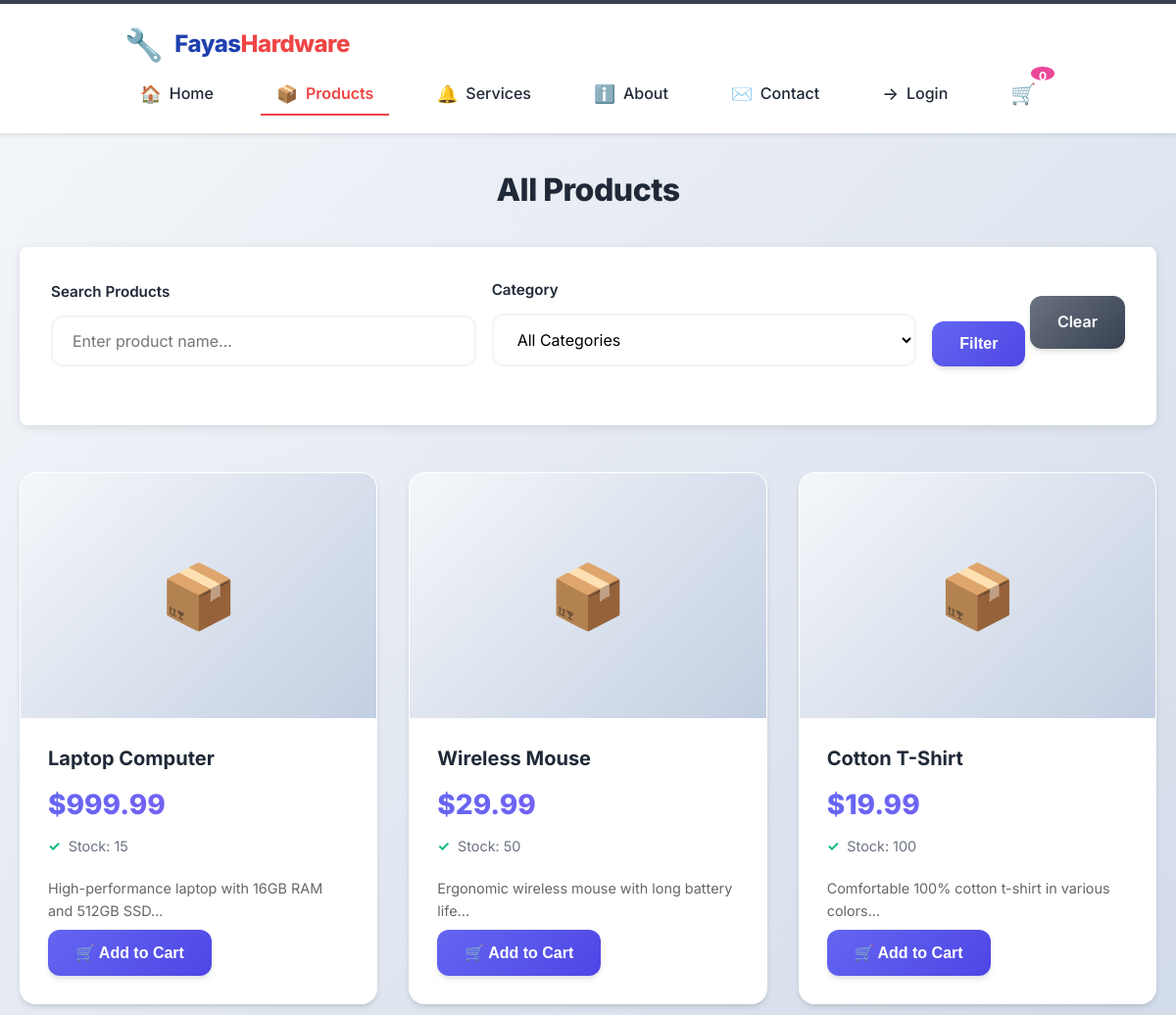
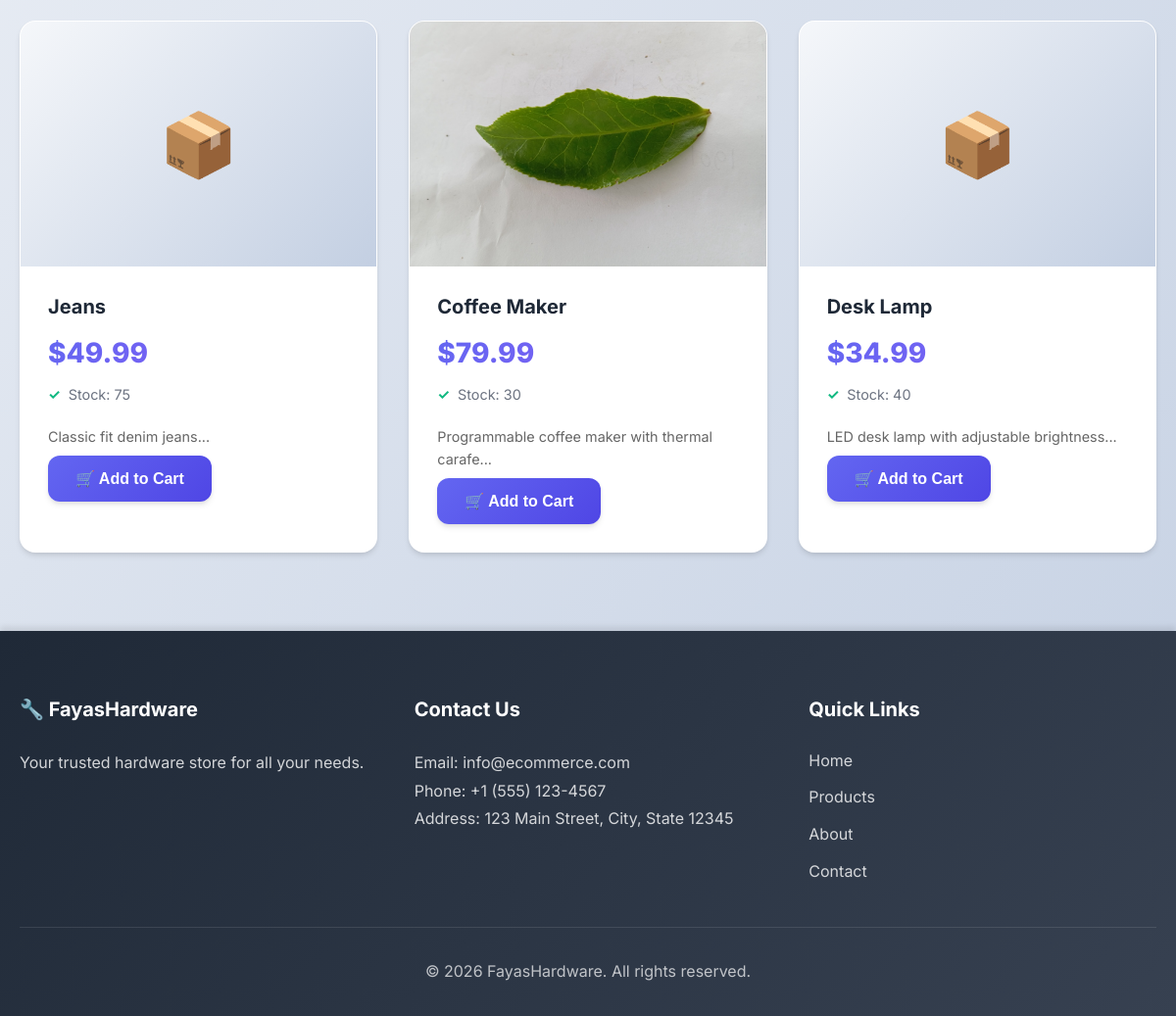
/products.php, run on the app's committed database (2 pictures, top to bottom).
### tables this page shows
CREATE TABLE IF NOT EXISTS products (
    id INT AUTO_INCREMENT PRIMARY KEY,
    name VARCHAR(200) NOT NULL,
    description TEXT,
    price DECIMAL(10, 2) NOT NULL,
    stock_quantity INT DEFAULT 0,
    image VARCHAR(255),
    supplier_id INT,
    category VARCHAR(50),
    featured TINYINT(1) DEFAULT 0,
    created_at TIMESTAMP DEFAULT CURRENT_TIMESTAMP,
    FOREIGN KEY (supplier_id) REFERENCES suppliers(id) ON DELETE SET NULL
);

### config/functions.php (called while the page is built, shortened)
<?php
function formatCurrency($amount) {
    return '$' . number_format($amount, 2);
}
function getAssetUrl($path) {
    $protocol = (isset($_SERVER['HTTPS']) && $_SERVER['HTTPS'] === 'on') ? 'https' : 'http';
    $host = $_SERVER['HTTP_HOST'];
    $scriptDir = dirname($_SERVER['SCRIPT_NAME']);
    $scriptDir = rtrim($scriptDir, '/');
    if ($scriptDir === '') {
        $scriptDir = '/';
    }
    if (strpos($path, 'uploads/') !== false || strpos($path, '../uploads/') !== false) {
        $path = str_replace('../uploads/', 'uploads/', $path);
        $pathParts = explode('/', $path);
        $filename = array_pop($pathParts);
        $encodedFilename = rawurlencode($filename);
        $encodedPath = (!empty($pathParts) ? implode('/', $pathParts) . '/' : '') . $encodedFilename;
        return $protocol . '://' . $host . $scriptDir . '/' . ltrim($encodedPath, '/');
    }
    $pathParts = explode('/', $path);
    $filename = array_pop($pathParts);
    $encodedFilename = rawurlencode($filename);
    $encodedPath = (!empty($pathParts) ? implode('/', $pathParts) . '/' : '') . $encodedFilename;
    return $protocol . '://' . $host . $scriptDir . '/assets/' . ltrim($encodedPath, '/');
}
?>

### config/session.php (called while the page is built, shortened)
<?php
function isCustomerLoggedIn() {
    return isset($_SESSION['customer_id']);
}
?>

### products.php (the view, shortened to what this page needs)
<?php
require_once 'config/session.php';
require_once 'config/functions.php';
$conn = getDBConnection();
$category = $_GET['category'] ?? 'all';
$search = $_GET['search'] ?? '';
$query = "SELECT * FROM products WHERE stock_quantity > 0";
$query .= " ORDER BY created_at DESC";
$stmt = $conn->prepare($query);
$stmt->execute();
$result = $stmt->get_result();
include 'includes/header.php';
?>
<div class="container">
    <h1 style="text-align: center; margin: 2rem 0;">All Products</h1>
    <div style="background: white; padding: 2rem; border-radius: 8px; margin-bottom: 2rem; box-shadow: 0 2px 10px rgba(0,0,0,0.1);">
        <form method="GET" action="products.php" style="display: flex; gap: 1rem; flex-wrap: wrap; align-items: end;">
            <div class="form-group" style="flex: 1; min-width: 200px;">
                <label>Search Products</label>
                <input type="text" name="search" placeholder="Enter product name..." value="<?php echo htmlspecialchars($search); ?>">
            </div>
            <div class="form-group" style="flex: 1; min-width: 200px;">
                <label>Category</label>
                <select name="category">
                    <option value="all" <?php echo $category === 'all' ? 'selected' : ''; ?>>All Categories</option>
                </select>
            </div>
            <div class="form-group">
                <button type="submit" class="btn btn-primary">Filter</button>
                <a href="products.php" class="btn btn-secondary">Clear</a>
            </div>
        </form>
    </div>
    <div class="products-grid">
        <?php if ($result->num_rows > 0): ?>
            <?php while ($product = $result->fetch_assoc()): ?>
                <div class="product-card" data-category="<?php echo htmlspecialchars($product['category']); ?>">
                    <div class="product-image">
                        <?php if (!empty($product['image'])): ?>
                            <img src="<?php echo getAssetUrl('uploads/' . htmlspecialchars($product['image'])); ?>" alt="<?php echo htmlspecialchars($product['name']); ?>" style="width: 100%; height: 100%; object-fit: cover;" onerror="this.style.display='none'; this.nextElementSibling.style.display='flex';">
                            <div style="width: 100%; height: 100%; display: none; align-items: center; justify-content: center; font-size: 4rem; background: linear-gradient(135deg, #f5f7fa 0%, #c3cfe2 100%);">
                                📦
                            </div>
                        <?php else: ?>
                            <div style="width: 100%; height: 100%; display: flex; align-items: center; justify-content: center; font-size: 4rem; background: linear-gradient(135deg, #f5f7fa 0%, #c3cfe2 100%);">
                                📦
                            </div>
                        <?php endif; ?>
                    </div>
                    <div class="product-info">
                        <div class="product-name"><?php echo htmlspecialchars($product['name']); ?></div>
                        <div class="product-price"><?php echo formatCurrency($product['price']); ?></div>
                        <div class="product-stock">Stock: <?php echo $product['stock_quantity']; ?></div>
                        <?php if (!empty($product['description'])): ?>
                            <p style="font-size: 0.9rem; color: #666; margin: 0.5rem 0;"><?php echo htmlspecialchars(substr($product['description'], 0, 100)) . '...'; ?></p>
                        <?php endif; ?>
                        <button class="btn btn-primary add-to-cart-btn" onclick="addToCart(<?php echo $product['id']; ?>, '<?php echo htmlspecialchars($product['name'], ENT_QUOTES); ?>', <?php echo $product['price']; ?>)" data-product-id="<?php echo $product['id']; ?>">
                            🛒 Add to Cart
                        </button>
                    </div>
                </div>
            <?php endwhile; ?>
        <?php else: ?>
            <p style="grid-column: 1 / -1; text-align: center; padding: 2rem;">No products found.</p>
        <?php endif; ?>
    </div>
</div>
<?php
include 'includes/footer.php';
?>

### includes/header.php (shortened to what this page needs)
<!DOCTYPE html>
<html lang="en">
<head>
    <?php require_once 'config/functions.php'; ?>
    <link rel="stylesheet" href="<?php echo getAssetUrl('css/style.css'); ?>">
</head>
<body>
    <header class="main-header">
        <nav class="navbar">
            <div class="container">
                <div class="nav-brand">
                    <a href="index.php" class="logo-link">
                        <span class="logo-icon">🔧</span>
                        <span class="logo-text">
                            <span class="logo-fayas">Fayas</span><span class="logo-hardware">Hardware</span>
                        </span>
                    </a>
                </div>
                <ul class="nav-menu">
                    <?php
                    $currentPage = basename($_SERVER['PHP_SELF']);
                    ?>
                    <li><a href="index.php" class="nav-link <?php echo $currentPage === 'index.php' ? 'active' : ''; ?>"><span class="nav-icon">🏠</span> Home</a></li>
                    <li><a href="products.php" class="nav-link <?php echo $currentPage === 'products.php' ? 'active' : ''; ?>"><span class="nav-icon">📦</span> Products</a></li>
                    <li><a href="services.php" class="nav-link <?php echo $currentPage === 'services.php' ? 'active' : ''; ?>"><span class="nav-icon">🔔</span> Services</a></li>
                    <li><a href="about.php" class="nav-link <?php echo $currentPage === 'about.php' ? 'active' : ''; ?>"><span class="nav-icon">ℹ️</span> About</a></li>
                    <li><a href="contact.php" class="nav-link <?php echo $currentPage === 'contact.php' ? 'active' : ''; ?>"><span class="nav-icon">✉️</span> Contact</a></li>
                    <?php if (isCustomerLoggedIn()): ?>
                        <li><a href="dashboard.php" class="nav-link <?php echo $currentPage === 'dashboard.php' ? 'active' : ''; ?>">Dashboard</a></li>
                        <li><a href="logout.php" class="nav-link">Logout</a></li>
                    <?php else: ?>
                        <li><a href="login.php" class="nav-link <?php echo $currentPage === 'login.php' ? 'active' : ''; ?>"><span class="nav-icon">→</span> Login</a></li>
                    <?php endif; ?>
                    <li><a href="cart.php" class="nav-link cart-link <?php echo $currentPage === 'cart.php' ? 'active' : ''; ?>">
                        <span class="nav-icon">🛒</span>
                        <span id="cart-count" class="cart-badge">0</span>
                    </a></li>
                </ul>
            </div>
        </nav>
    </header>
    <main>

### includes/footer.php (shortened to what this page needs)
    </main>
    <footer class="footer">
        <div class="container">
            <div class="footer-content">
                <div class="footer-section">
                    <h3>🔧 FayasHardware</h3>
                    <p>Your trusted hardware store for all your needs.</p>
                </div>
                <div class="footer-section">
                    <h3>Contact Us</h3>
                    <p>Email: info@ecommerce.com</p>
                    <p>Phone: +1 (555) 123-4567</p>
                    <p>Address: 123 Main Street, City, State 12345</p>
                </div>
                <div class="footer-section">
                    <h3>Quick Links</h3>
                    <ul>
                        <li><a href="index.php">Home</a></li>
                        <li><a href="products.php">Products</a></li>
                        <li><a href="about.php">About</a></li>
                        <li><a href="contact.php">Contact</a></li>
                    </ul>
                </div>
            </div>
            <div class="footer-bottom">
                <p>&copy; <?php echo date('Y'); ?> FayasHardware. All rights reserved.</p>
            </div>
        </div>
    </footer>
    <?php require_once 'config/functions.php'; ?>
</body>
</html>

### data on the page
products: name "Laptop Computer", price "$999.99", stock_quantity "15", description "High-performance laptop with 16GB RAM and 512GB SSD"
products: name "Wireless Mouse", price "$29.99", stock_quantity "50", description "Ergonomic wireless mouse with long battery life"
products: name "Cotton T-Shirt", price "$19.99", stock_quantity "100", description "Comfortable 100% cotton t-shirt in various colors"
products: name "Jeans", price "$49.99", stock_quantity "75", description "Classic fit denim jeans"
products: image (picture), name "Coffee Maker", price "$79.99", stock_quantity "30", description "Programmable coffee maker with thermal carafe"
products: name "Desk Lamp", price "$34.99", stock_quantity "40", description "LED desk lamp with adjustable brightness"
